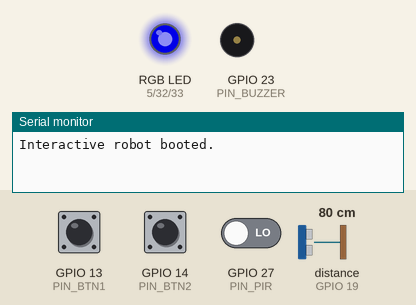
Simulated run of this program. Board: ESP32. Parts: an RGB LED mixed from three pins (HIGH = lit), buzzer (waves = sounding, pin HIGH), the last lines printed to the serial monitor. Wiring (inferred from the names in the program): ultrasonic range finder: trigger GPIO 18; echo GPIO 19. Dashed ring = blinking. The test bench sets the inputs (shaded band); at power-on: distance to the obstacle (sensor on GPIO 19) 80 cm, GPIO 13 (PIN_BTN1) HIGH, GPIO 14 (PIN_BTN2) HIGH, GPIO 27 (PIN_PIR) LOW. The echo pulse lasts 58.3 µs per cm; dim RGB values are drawn brighter than linear; pins used as bus, display or sensor lines are not drawn.

Above: at 1.04 s.
1.3 s: distance to the obstacle (sensor on GPIO 19) set to 17 cm
At 3.21 s:
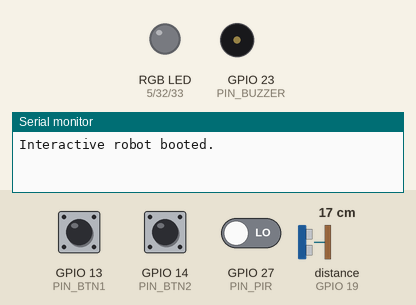
4.3 s: distance to the obstacle (sensor on GPIO 19) set to 12 cm
At 5.49 s:
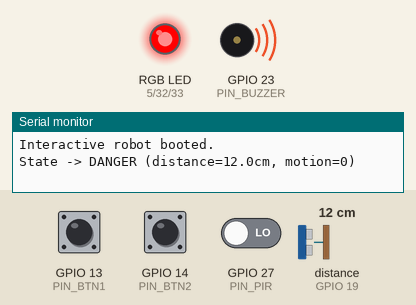
7.3 s: GPIO 13 (PIN_BTN1) pulled LOW for 0.15 s
At 7.42 s:
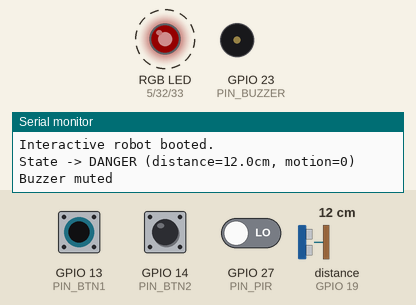
10.3 s: GPIO 14 (PIN_BTN2) pulled LOW for 0.15 s
13.3 s: GPIO 13 (PIN_BTN1) pulled LOW for 1 s
At 13.42 s:
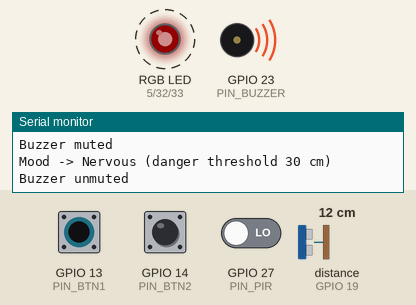
16.3 s: GPIO 14 (PIN_BTN2) pulled LOW for 1 s
Timing chart, 0 to 20.3 s (numbered marks = the images above; inputs shaded):
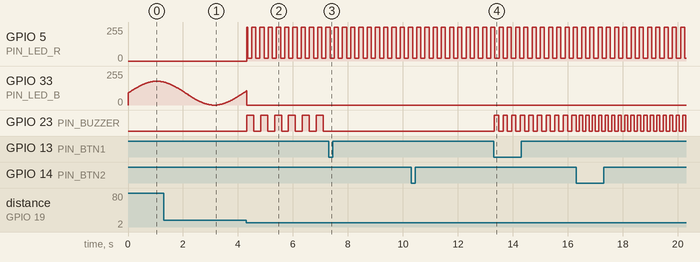

Measured:
- the behaviour switches between 15 and 14 cm on distance to the obstacle (sensor on GPIO 19) (found by bisection; images 1 and 2)
- after the input at 4.3 s, GPIO 5 (PIN_LED_R): 0/255 → 255/255 at once, then repeats every 0.30 s: 20/255 0.15 s, 255/255 0.15 s; GPIO 23 (PIN_BUZZER): alternates HIGH for 0.25 s and LOW for 0.25 s, starting at once
- after the input at 7.3 s, GPIO 23 (PIN_BUZZER): stops changing and stays LOW
- after the input at 13.3 s, GPIO 23 (PIN_BUZZER): alternates HIGH for 0.16 s and LOW for 0.16 s, starting at once

The program:

main.cpp
```cpp
#include <Arduino.h>
#include "config.h"
#include "sensor.h"
#include "button.h"
#include "output.h"

Mood moods[] = {
  {"Calm",    15.0f},
  {"Nervous", 30.0f},
  {"Jumpy",   50.0f},
};
const uint8_t moodCount = sizeof(moods) / sizeof(moods[0]);

RobotState state = RobotState::IDLE;
uint8_t moodIndex = 0;
bool muted = false;

unsigned long lastUltrasonicMs = 0;
unsigned long stateStartMs = 0;

float lastDistanceCm = 400.0f;
bool motionDetected = false;

Button btn1 = makeButton(PIN_BTN1);
Button btn2 = makeButton(PIN_BTN2);

void setup() {
  Serial.begin(115200);

  sensorsInit();
  buttonInit(btn1);
  buttonInit(btn2);
  outputsInit();

  Serial.println("Interactive robot booted.");
}

void loop() {
  unsigned long now = millis();

  if (now - lastUltrasonicMs >= ULTRASONIC_INTERVAL_MS) {
    lastUltrasonicMs = now;
    lastDistanceCm = readDistanceCm();
  }
  motionDetected = readMotion();

  if (updateButton(btn1)) {
    muted = !muted;
    Serial.printf("Buzzer %s\n", muted ? "muted" : "unmuted");
    if (muted) buzzerOff();
  }
  if (updateButton(btn2)) {
    moodIndex = (moodIndex + 1) % moodCount;
    Serial.printf("Mood -> %s (danger threshold %.0f cm)\n",
                  moods[moodIndex].name, moods[moodIndex].dangerCm);
  }

  RobotState prevState = state;
  if (lastDistanceCm > 0 && lastDistanceCm <= moods[moodIndex].dangerCm) {
    state = RobotState::DANGER;
  } else if (motionDetected) {
    state = RobotState::ALERT;
  } else {
    state = RobotState::IDLE;
  }

  bool justEnteredState = (state != prevState);
  if (justEnteredState) {
    stateStartMs = now;
    Serial.printf("State -> %s (distance=%.1fcm, motion=%d)\n",
                  state == RobotState::DANGER ? "DANGER" :
                  state == RobotState::ALERT  ? "ALERT"  : "IDLE",
                  lastDistanceCm, motionDetected);
  }

  updateLedForState(state, now, stateStartMs);

  if (!muted) {
    switch (state) {
      case RobotState::DANGER: {
        // beep faster as the object gets closer; map distance to interval
        unsigned long interval = map((long)lastDistanceCm, 0, (long)moods[moodIndex].dangerCm, 60, 300);
        interval = constrain(interval, 60UL, 300UL);
        updateBuzzer(now, interval);
        break;
      }
      case RobotState::ALERT: {
        if (justEnteredState) {
          startChirp(now);
        } else {
          tickChirp(now);
        }
        break;
      }
      case RobotState::IDLE:
      default:
        buzzerOff();
        break;
    }
  }
}
```

button.h
```cpp
#pragma once
#include <Arduino.h>

struct Button {
  uint8_t pin;
  bool lastReading;
  bool stableState;
  unsigned long lastChangeMs;
};

Button makeButton(uint8_t pin);
void buttonInit(const Button &b);
bool updateButton(Button &b);
```

output.h
```cpp
#pragma once
#include <Arduino.h>
#include "config.h"

void outputsInit();
void setColor(uint8_t r, uint8_t g, uint8_t b);
void updateLedForState(RobotState state, unsigned long now, unsigned long stateStartMs);
void updateBuzzer(unsigned long now, unsigned long intervalMs);
void startChirp(unsigned long now);
bool tickChirp(unsigned long now);
void buzzerOff();
```

sensor.h
```cpp
#pragma once
#include <Arduino.h>

void sensorsInit();
float readDistanceCm();
bool readMotion();
```

button.cpp
```cpp
#include "button.h"
#include "config.h"

Button makeButton(uint8_t pin) {
  return Button{pin, HIGH, HIGH, 0};
}

void buttonInit(const Button &b) {
  pinMode(b.pin, INPUT_PULLUP);
}

bool updateButton(Button &b) {
  bool reading = digitalRead(b.pin);
  unsigned long now = millis();

  if (reading != b.lastReading) {
    b.lastChangeMs = now;
  }

  bool pressedEdge = false;
  if (now - b.lastChangeMs > DEBOUNCE_MS) {
    if (reading != b.stableState) {
      b.stableState = reading;
      if (b.stableState == LOW) { // active-low
        pressedEdge = true;
      }
    }
  }
  b.lastReading = reading;
  return pressedEdge;
}
```

output.cpp
```cpp
#include "output.h"
#include <math.h>

// internal buzzer state, kept private to this module
static unsigned long s_lastBuzzMs = 0;
static bool s_buzzerOn = false;
static unsigned long s_chirpStartMs = 0;
static bool s_chirping = false;

void outputsInit() {
  pinMode(PIN_BUZZER, OUTPUT);
  digitalWrite(PIN_BUZZER, LOW);

  ledcSetup(CH_R, PWM_FREQ, PWM_RES);
  ledcSetup(CH_G, PWM_FREQ, PWM_RES);
  ledcSetup(CH_B, PWM_FREQ, PWM_RES);
  ledcAttachPin(PIN_LED_R, CH_R);
  ledcAttachPin(PIN_LED_G, CH_G);
  ledcAttachPin(PIN_LED_B, CH_B);
}

void setColor(uint8_t r, uint8_t g, uint8_t b) {
  ledcWrite(CH_R, r);
  ledcWrite(CH_G, g);
  ledcWrite(CH_B, b);
}

void updateLedForState(RobotState state, unsigned long now, unsigned long stateStartMs) {
  switch (state) {
    case RobotState::IDLE: {
      // slow blue "breathing" using a sine wave over time
      float t = (now - stateStartMs) / 1000.0f;
      uint8_t brightness = (uint8_t)((sin(t * 1.5f) * 0.5f + 0.5f) * 180);
      setColor(0, 0, brightness);
      break;
    }
    case RobotState::ALERT:
      setColor(0, 200, 0); // solid green
      break;
    case RobotState::DANGER: {
      // fast red flash
      bool on = ((now / 150) % 2) == 0;
      setColor(on ? 255 : 20, 0, 0);
      break;
    }
  }
}

void updateBuzzer(unsigned long now, unsigned long intervalMs) {
  if (now - s_lastBuzzMs >= intervalMs) {
    s_lastBuzzMs = now;
    s_buzzerOn = !s_buzzerOn;
    digitalWrite(PIN_BUZZER, s_buzzerOn ? HIGH : LOW);
  }
}

void startChirp(unsigned long now) {
  digitalWrite(PIN_BUZZER, HIGH);
  s_buzzerOn = true;
  s_chirpStartMs = now;
  s_chirping = true;
}

bool tickChirp(unsigned long now) {
  if (!s_chirping) return false;
  if (now - s_chirpStartMs >= 80) {
    digitalWrite(PIN_BUZZER, LOW);
    s_buzzerOn = false;
    s_chirping = false;
    return false;
  }
  return true;
}

void buzzerOff() {
  digitalWrite(PIN_BUZZER, LOW);
  s_buzzerOn = false;
  s_chirping = false;
}
```

sensor.cpp
```cpp
#include "sensor.h"
#include "config.h"

void sensorsInit() {
  pinMode(PIN_TRIG, OUTPUT);
  pinMode(PIN_ECHO, INPUT);
  pinMode(PIN_PIR, INPUT);
}

float readDistanceCm() {
  digitalWrite(PIN_TRIG, LOW);
  delayMicroseconds(2);
  digitalWrite(PIN_TRIG, HIGH);
  delayMicroseconds(10);
  digitalWrite(PIN_TRIG, LOW);

  unsigned long durationUs = pulseIn(PIN_ECHO, HIGH, 25000UL);
  if (durationUs == 0) {
    return -1.0f; // no echo received (out of range)
  }
  // Speed of sound ~0.0343 cm/us, divide by 2 for round trip
  return (durationUs * 0.0343f) / 2.0f;
}

bool readMotion() {
  return digitalRead(PIN_PIR) == HIGH;
}
```

config.h
```cpp
#pragma once
#include <Arduino.h>

constexpr uint8_t PIN_TRIG   = 18;
constexpr uint8_t PIN_ECHO   = 19;
constexpr uint8_t PIN_PIR    = 27;
constexpr uint8_t PIN_BTN1   = 13;
constexpr uint8_t PIN_BTN2   = 14;
constexpr uint8_t PIN_BUZZER = 23;
constexpr uint8_t PIN_LED_R  = 5;
constexpr uint8_t PIN_LED_G  = 32;
constexpr uint8_t PIN_LED_B  = 33;

constexpr uint8_t PIN_OLED_SDA = 21;
constexpr uint8_t PIN_OLED_SCL = 22;

constexpr uint8_t CH_R = 0;
constexpr uint8_t CH_G = 1;
constexpr uint8_t CH_B = 2;
constexpr uint32_t PWM_FREQ = 5000;
constexpr uint8_t  PWM_RES  = 8;

constexpr unsigned long ULTRASONIC_INTERVAL_MS = 60;
constexpr unsigned long DEBOUNCE_MS = 30;

enum class RobotState { IDLE, ALERT, DANGER };

struct Mood {
  const char* name;
  float dangerCm;
};

extern Mood moods[];
extern const uint8_t moodCount;
```
